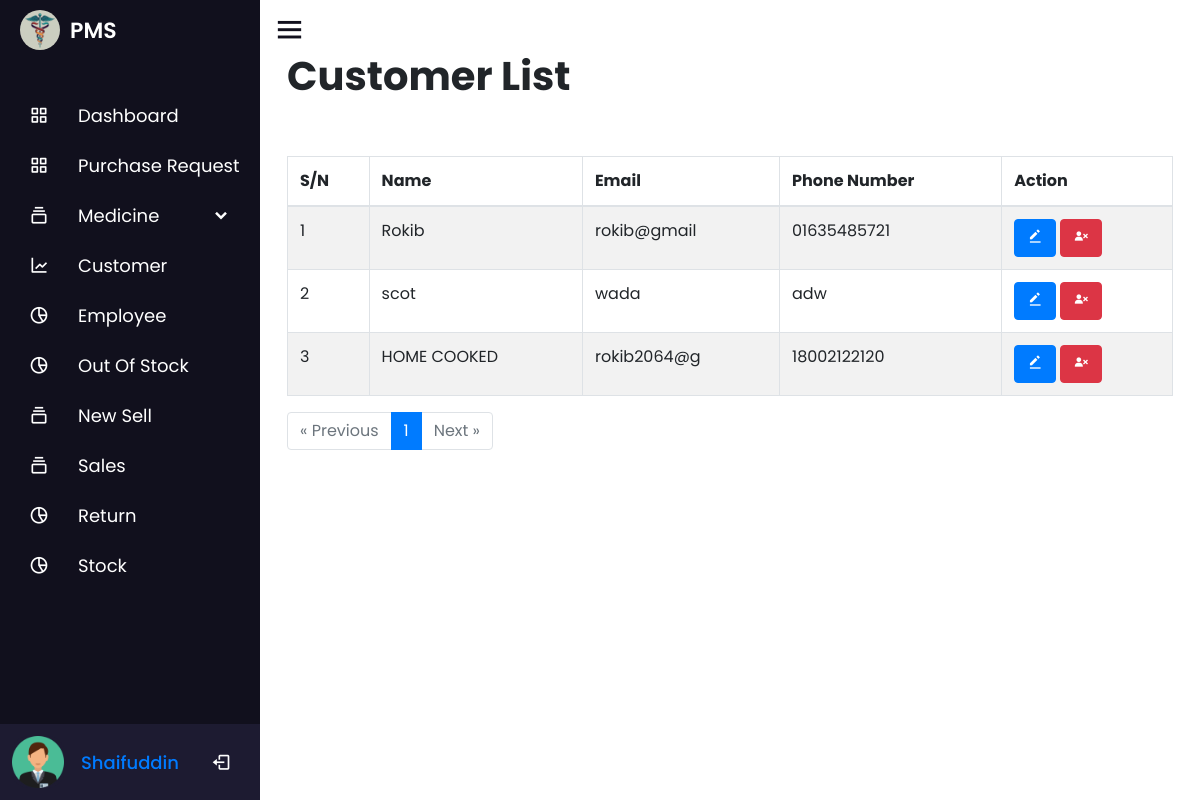
Before: /customer.php (signed in) with the older database file.
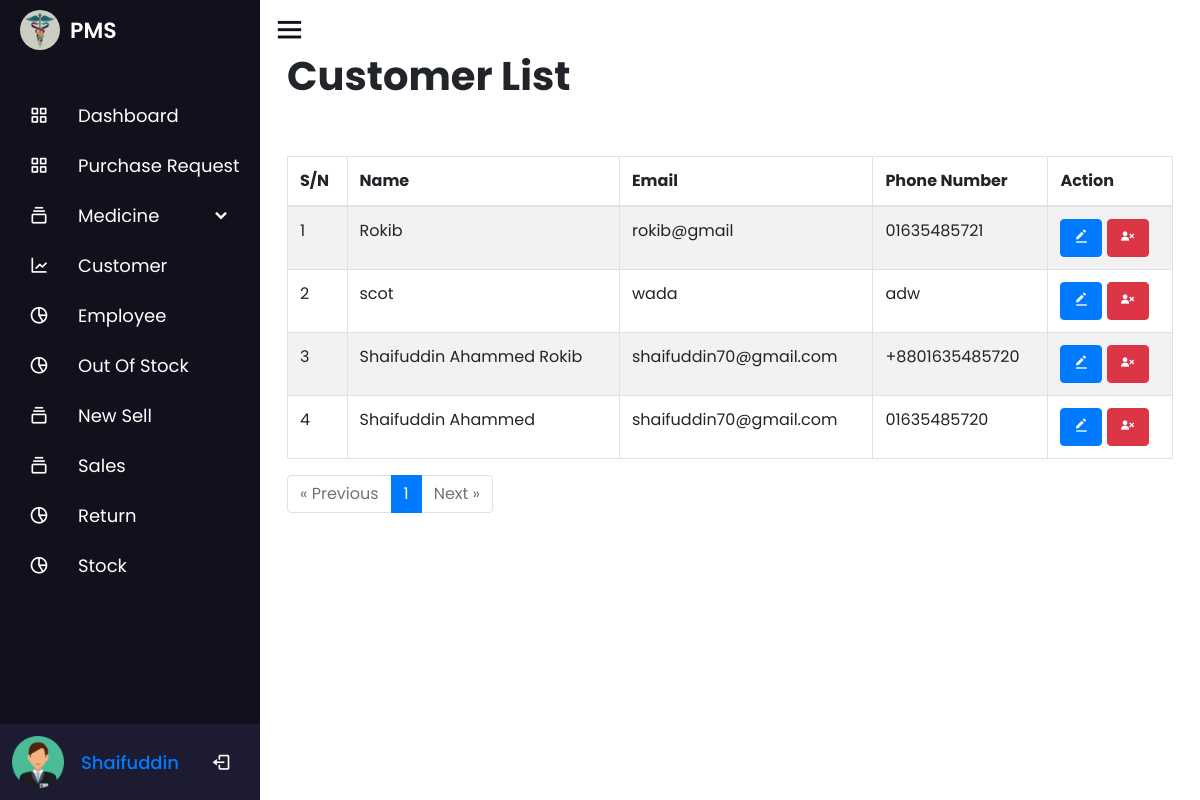
After: the same page with the newer database file.
### tables this page shows
CREATE TABLE `customer` (
  `customer_id` int(11) NOT NULL,
  `customer_name` varchar(100) NOT NULL,
  `customer_email` varchar(100) NOT NULL,
  `customer_number` varchar(100) NOT NULL,
  `date` timestamp NOT NULL DEFAULT current_timestamp()
);

### customer.php (the view, shortened to what this page needs)
<?php
include 'nav/nav.php';
$results_per_page = 10;
$offset = 0;
if (isset($_GET['page']) && is_numeric($_GET['page'])) {
    $page = $_GET['page'];
    $offset = ($page - 1) * $results_per_page;
} else {
    $page = 1;
}
$query = "SELECT * FROM customer LIMIT $offset, $results_per_page";
$data = mysqli_query($conn, $query);
$total_results_query = mysqli_query($conn, "SELECT COUNT(*) AS total FROM customer");
$total_results_row = mysqli_fetch_assoc($total_results_query);
$total_results = $total_results_row['total'];
$total_pages = ceil($total_results / $results_per_page);
?>
<div class="container">
    <div class="title">
        <h1 class="font-weight-bold">Customer List</h1>
        <a href="add_customer.php"><button class="col-2 btn btn-primary add_button"> Add Customer</button> </a>
    </div>
    <table id="zctb" class="display table table-striped table-bordered table-hover" cellspacing="0" width="100%">
        <thead>
            <tr>
                <th>S/N</th>
                <th>Name</th>
                <th>Email</th>
                <th>Phone Number</th>
                <th>Action</th>
            </tr>
        </thead>
        <tbody>
            <?php
            $c = $offset + 1;
            if ($total_results > 0) {
                while ($result = mysqli_fetch_assoc($data)) {
                    echo '
                    <tr>
                        <td>' . $c . '</td>
                        <td>' . $result['customer_name'] . '</td>
                        <td>' . $result['customer_email'] . '</td>
                        <td>' . $result['customer_number'] . '</td>
                        <td>
                            <a href="customer_update.php?updateid=' . $result['customer_id'] . '" class="text-light"><button class="btn btn-primary"><i class="bx bxs-edit-alt"></i></button></a>
                            <a href="customer.php?deleteid=' . $result['customer_id'] . '" class="text-light"><button class="btn btn-danger"><i class="bx bxs-user-x"></i></button></a>
                        </td>
                    </tr>';
                    $c++;
                }
            } else {
                echo "<tr><td colspan='5'>No records Found</td></tr>";
            }
            ?>
        </tbody>
    </table>
    <?php
    echo '<div class="pagination">';
    echo '<ul class="pagination">';
    if ($page > 1) {
        echo '<li class="page-item"><a class="page-link" href="?page=' . ($page - 1) . '">&laquo; Previous</a></li>';
    } else {
        echo '<li class="page-item disabled"><span class="page-link">&laquo; Previous</span></li>';
    }
    for ($i = 1; $i <= $total_pages; $i++) {
        if ($i == $page) {
            echo '<li class="page-item active"><span class="page-link">' . $i . '</span></li>';
        } else {
            echo '<li class="page-item"><a class="page-link" href="?page=' . $i . '">' . $i . '</a></li>';
        }
    }
    if ($page < $total_pages) {
        echo '<li class="page-item"><a class="page-link" href="?page=' . ($page + 1) . '">Next &raquo;</a></li>';
    } else {
        echo '<li class="page-item disabled"><span class="page-link">Next &raquo;</span></li>';
    }
    echo '</ul>';
    echo '</div>';
    include 'nav/footer.php';
    ?>

Changed rows visible on the page:
removed customer: customer_name "HOME COOKED", customer_email "rokib2064@g", customer_number "18002122120"
added customer: customer_name "Shaifuddin Ahammed Rokib", customer_email "shaifuddin70@gmail.com", customer_number "+8801635485720"
added customer: customer_name "Shaifuddin Ahammed", customer_email "shaifuddin70@gmail.com", customer_number "01635485720"
